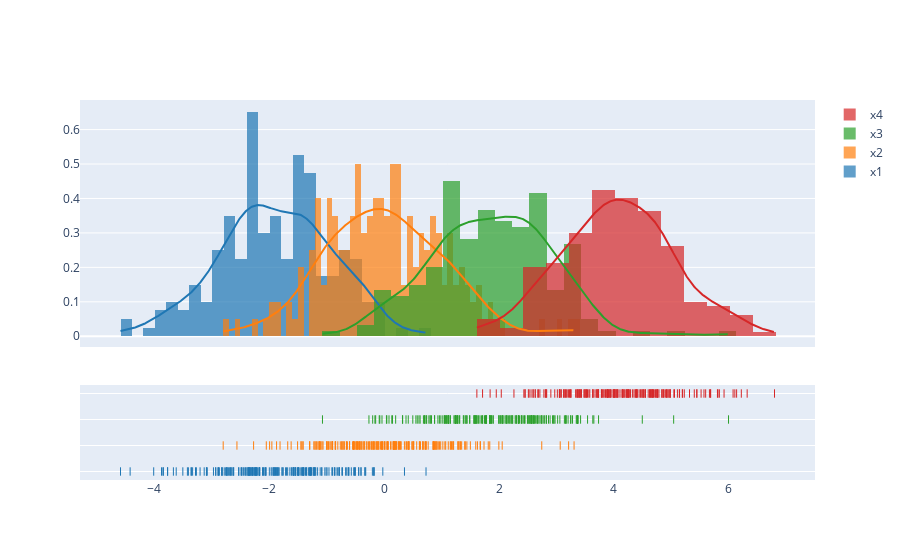

Notebook source saved alongside this figure:
### Code cell
x1 = np.random.randn(200) - 2
x2 = np.random.randn(200)
x3 = np.random.randn(200) +2
x4 = np.random.randn(200) +4

hist_data = [x1, x2, x3, x4]
group_labels = ['x1', 'x2', 'x3', 'x4']

fig = ff.create_distplot(hist_data=hist_data, group_labels=group_labels, bin_size=[.2,.1,.3,.4])
fig.show()

### Figure 1 — Plotly figure (JSON) as saved in the notebook; plotly's stock layout.template omitted (floating-point values rounded to 4 significant figures; data arrays with more than 128 entries replaced by an {"elided": "..."} marker saying what was removed)
{"data": [{"autobinx": false, "histnorm": "probability density", "legendgroup": "x1", "marker": {"color": "rgb(31, 119, 180)"}, "name": "x1", "opacity": 0.7, "type": "histogram", "x": {"elided": "200 float values"}, "xaxis": "x", "xbins": {"end": 0.7301, "size": 0.2, "start": -4.586}, "yaxis": "y"}, {"autobinx": false, "histnorm": "probability density", "legendgroup": "x2", "marker": {"color": "rgb(255, 127, 14)"}, "name": "x2", "opacity": 0.7, "type": "histogram", "x": {"elided": "200 float values"}, "xaxis": "x", "xbins": {"end": 3.306, "size": 0.1, "start": -2.799}, "yaxis": "y"}, {"autobinx": false, "histnorm": "probability density", "legendgroup": "x3", "marker": {"color": "rgb(44, 160, 44)"}, "name": "x3", "opacity": 0.7, "type": "histogram", "x": {"elided": "200 float values"}, "xaxis": "x", "xbins": {"end": 5.993, "size": 0.3, "start": -1.072}, "yaxis": "y"}, {"autobinx": false, "histnorm": "probability density", "legendgroup": "x4", "marker": {"color": "rgb(214, 39, 40)"}, "name": "x4", "opacity": 0.7, "type": "histogram", "x": {"elided": "200 float values"}, "xaxis": "x", "xbins": {"end": 6.793, "size": 0.4, "start": 1.614}, "yaxis": "y"}, {"legendgroup": "x1", "marker": {"color": "rgb(31, 119, 180)"}, "mode": "lines", "name": "x1", "showlegend": false, "type": "scatter", "x": {"elided": "500 float values"}, "xaxis": "x", "y": {"elided": "500 float values"}, "yaxis": "y"}, {"legendgroup": "x2", "marker": {"color": "rgb(255, 127, 14)"}, "mode": "lines", "name": "x2", "showlegend": false, "type": "scatter", "x": {"elided": "500 float values"}, "xaxis": "x", "y": {"elided": "500 float values"}, "yaxis": "y"}, {"legendgroup": "x3", "marker": {"color": "rgb(44, 160, 44)"}, "mode": "lines", "name": "x3", "showlegend": false, "type": "scatter", "x": {"elided": "500 float values"}, "xaxis": "x", "y": {"elided": "500 float values"}, "yaxis": "y"}, {"legendgroup": "x4", "marker": {"color": "rgb(214, 39, 40)"}, "mode": "lines", "name": "x4", "showlegend": false, "type": "scatter", "x": {"elided": "500 float values"}, "xaxis": "x", "y": {"elided": "500 float values"}, "yaxis": "y"}, {"legendgroup": "x1", "marker": {"color": "rgb(31, 119, 180)", "symbol": "line-ns-open"}, "mode": "markers", "name": "x1", "showlegend": false, "type": "scatter", "x": {"elided": "200 float values"}, "xaxis": "x", "y": {"elided": "200 str values"}, "yaxis": "y2"}, {"legendgroup": "x2", "marker": {"color": "rgb(255, 127, 14)", "symbol": "line-ns-open"}, "mode": "markers", "name": "x2", "showlegend": false, "type": "scatter", "x": {"elided": "200 float values"}, "xaxis": "x", "y": {"elided": "200 str values"}, "yaxis": "y2"}, {"legendgroup": "x3", "marker": {"color": "rgb(44, 160, 44)", "symbol": "line-ns-open"}, "mode": "markers", "name": "x3", "showlegend": false, "type": "scatter", "x": {"elided": "200 float values"}, "xaxis": "x", "y": {"elided": "200 str values"}, "yaxis": "y2"}, {"legendgroup": "x4", "marker": {"color": "rgb(214, 39, 40)", "symbol": "line-ns-open"}, "mode": "markers", "name": "x4", "showlegend": false, "type": "scatter", "x": {"elided": "200 float values"}, "xaxis": "x", "y": {"elided": "200 str values"}, "yaxis": "y2"}], "layout": {"barmode": "overlay", "hovermode": "closest", "legend": {"traceorder": "reversed"}, "xaxis": {"anchor": "y2", "domain": [0, 1], "zeroline": false}, "yaxis": {"anchor": "free", "domain": [0.35, 1], "position": 0}, "yaxis2": {"anchor": "x", "domain": [0, 0.25], "dtick": 1, "showticklabels": false}}}
